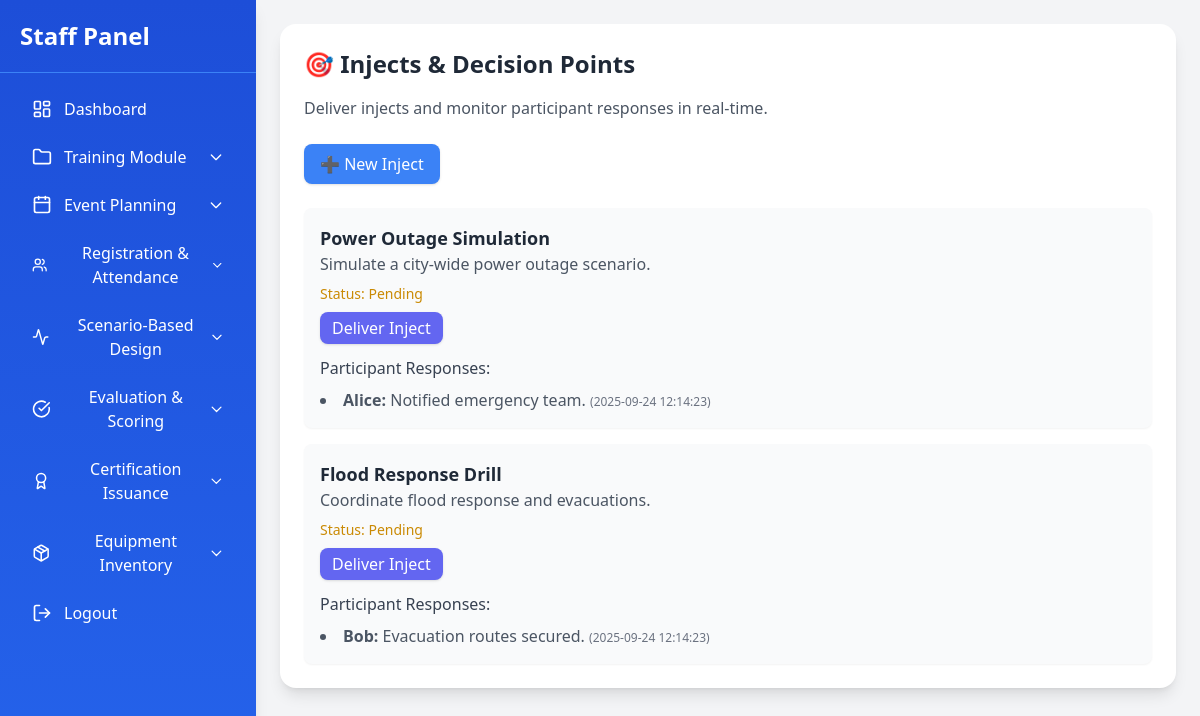
/staff/module4/module4.3.php, run on the app's committed database.
### tables this page shows
CREATE TABLE `injects` (
  `id` int(11) NOT NULL,
  `title` varchar(255) NOT NULL,
  `description` text NOT NULL,
  `status` enum('pending','delivered') DEFAULT 'pending',
  `exercise_id` int(11) DEFAULT NULL,
  `decision_points` longtext DEFAULT NULL CHECK (json_valid(`decision_points`)),
  `schedule_json` longtext DEFAULT NULL CHECK (json_valid(`schedule_json`)),
  `created_at` timestamp NOT NULL DEFAULT current_timestamp(),
  `updated_at` timestamp NULL DEFAULT NULL ON UPDATE current_timestamp(),
  `event_id` int(11) NOT NULL
);

CREATE TABLE `responses` (
  `id` int(11) NOT NULL,
  `inject_id` int(11) NOT NULL,
  `participant_name` varchar(100) NOT NULL,
  `response` text NOT NULL,
  `submitted_at` timestamp NOT NULL DEFAULT current_timestamp()
);

### staff/module4/module4.3.php (the view, shortened to what this page needs)
<?php
$DB_HOST = "localhost";
$DB_USER = "root";
$DB_PASS = "";
$DB_NAME = "simulation_event_planning";
$conn = new mysqli($DB_HOST, $DB_USER, $DB_PASS, $DB_NAME);
$conn->query("
    CREATE TABLE IF NOT EXISTS injects (
        id INT AUTO_INCREMENT PRIMARY KEY,
        title VARCHAR(200) NOT NULL,
        description TEXT NOT NULL,
        status ENUM('pending','delivered') DEFAULT 'pending',
        created_at TIMESTAMP DEFAULT CURRENT_TIMESTAMP
    )
");
$conn->query("
    CREATE TABLE IF NOT EXISTS responses (
        id INT AUTO_INCREMENT PRIMARY KEY,
        inject_id INT NOT NULL,
        participant_name VARCHAR(100) NOT NULL,
        response TEXT NOT NULL,
        submitted_at TIMESTAMP DEFAULT CURRENT_TIMESTAMP,
        FOREIGN KEY (inject_id) REFERENCES injects(id) ON DELETE CASCADE
    )
");
$injects = $conn->query("SELECT * FROM injects ORDER BY created_at DESC");
?>
<!DOCTYPE html>
<html lang="en">
<head>
    <script src="https://cdn.tailwindcss.com"></script>
</head>
<body class="bg-gray-100 min-h-screen flex">
    <?php include '../sidebar.php'; ?>
    <main class="flex-1 p-6">
        <div class="bg-white shadow-lg rounded-2xl p-6">
            <h1 class="text-2xl font-bold mb-4 text-gray-800">🎯 Injects & Decision Points</h1>
            <p class="text-gray-600 mb-6">Deliver injects and monitor participant responses in real-time.</p>
            <div class="mb-6">
                <button onclick="document.getElementById('injectModal').classList.remove('hidden')"
                        class="bg-blue-500 hover:bg-blue-600 text-white px-4 py-2 rounded-lg shadow">
                    ➕ New Inject
                </button>
            </div>
            <div class="space-y-4">
                <?php while ($inject = $injects->fetch_assoc()): ?>
                    <?php $status = isset($inject['status']) ? $inject['status'] : 'pending'; ?>
                    <div class="bg-gray-50 p-4 rounded-lg shadow-sm">
                        <h2 class="text-lg font-semibold text-gray-800"><?= htmlspecialchars($inject['title']) ?></h2>
                        <p class="text-gray-600 mb-2"><?= nl2br(htmlspecialchars($inject['description'])) ?></p>
                        <p class="text-sm <?= $status=='delivered' ? 'text-green-600' : 'text-yellow-600' ?>">
                            Status: <?= ucfirst($status) ?>
                        </p>
                        <form method="POST" class="mt-2">
                            <button type="submit" name="deliver"
                                    class="bg-indigo-500 hover:bg-indigo-600 text-white px-3 py-1 rounded-lg shadow"
                                    <?= $status=='delivered' ? 'disabled' : '' ?>>
                                Deliver Inject
                            </button>
                        </form>
                        <?php
                        $inject_id = $inject['id'];
                        $responses = $conn->query("SELECT * FROM responses WHERE inject_id=$inject_id ORDER BY submitted_at ASC");
                        ?>
                        <div class="mt-3">
                            <h3 class="font-medium text-gray-700">Participant Responses:</h3>
                            <?php if ($responses->num_rows > 0): ?>
                                <ul class="list-disc list-inside text-gray-600 mt-2 space-y-1">
                                    <?php while ($resp = $responses->fetch_assoc()): ?>
                                        <li>
                                            <span class="font-semibold"><?= htmlspecialchars($resp['participant_name']) ?>:</span>
                                            <?= htmlspecialchars($resp['response']) ?>
                                            <span class="text-xs text-gray-500">(<?= $resp['submitted_at'] ?>)</span>
                                        </li>
                                    <?php endwhile; ?>
                                </ul>
                            <?php else: ?>
                                <p class="text-gray-500 text-sm">No responses yet.</p>
                            <?php endif; ?>
                        </div>
                    </div>
                <?php endwhile; ?>
            </div>
        </div>
    </main>
</body>
</html>

### data on the page
injects: title "Power Outage Simulation", description "Simulate a city-wide power outage scenario.", status "Pending"
responses: participant_name "Alice", response "Notified emergency team.", submitted_at "2025-09-24 12:14:23"
injects: title "Flood Response Drill", description "Coordinate flood response and evacuations.", status "Pending"
responses: participant_name "Bob", response "Evacuation routes secured.", submitted_at "2025-09-24 12:14:23"
